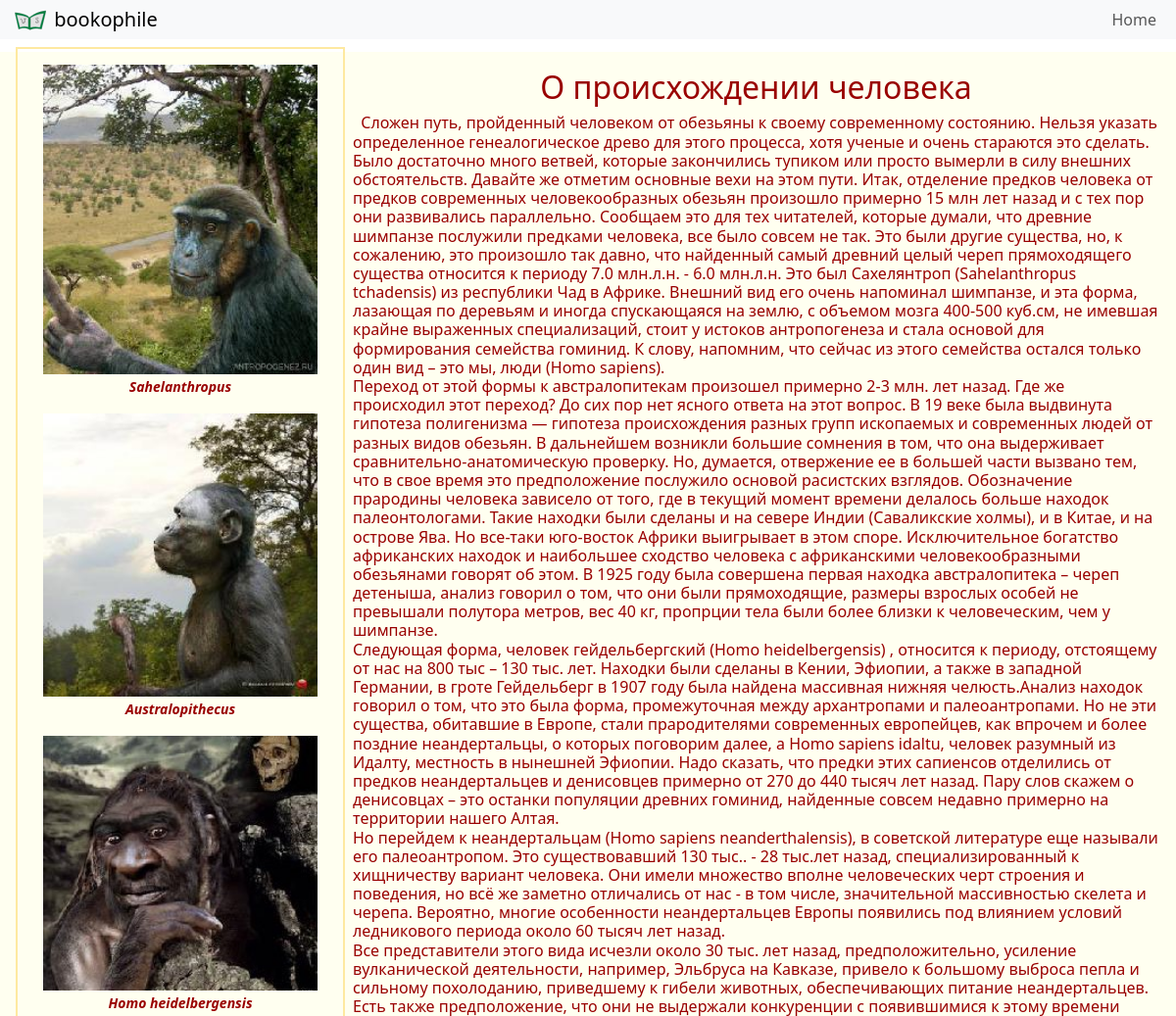
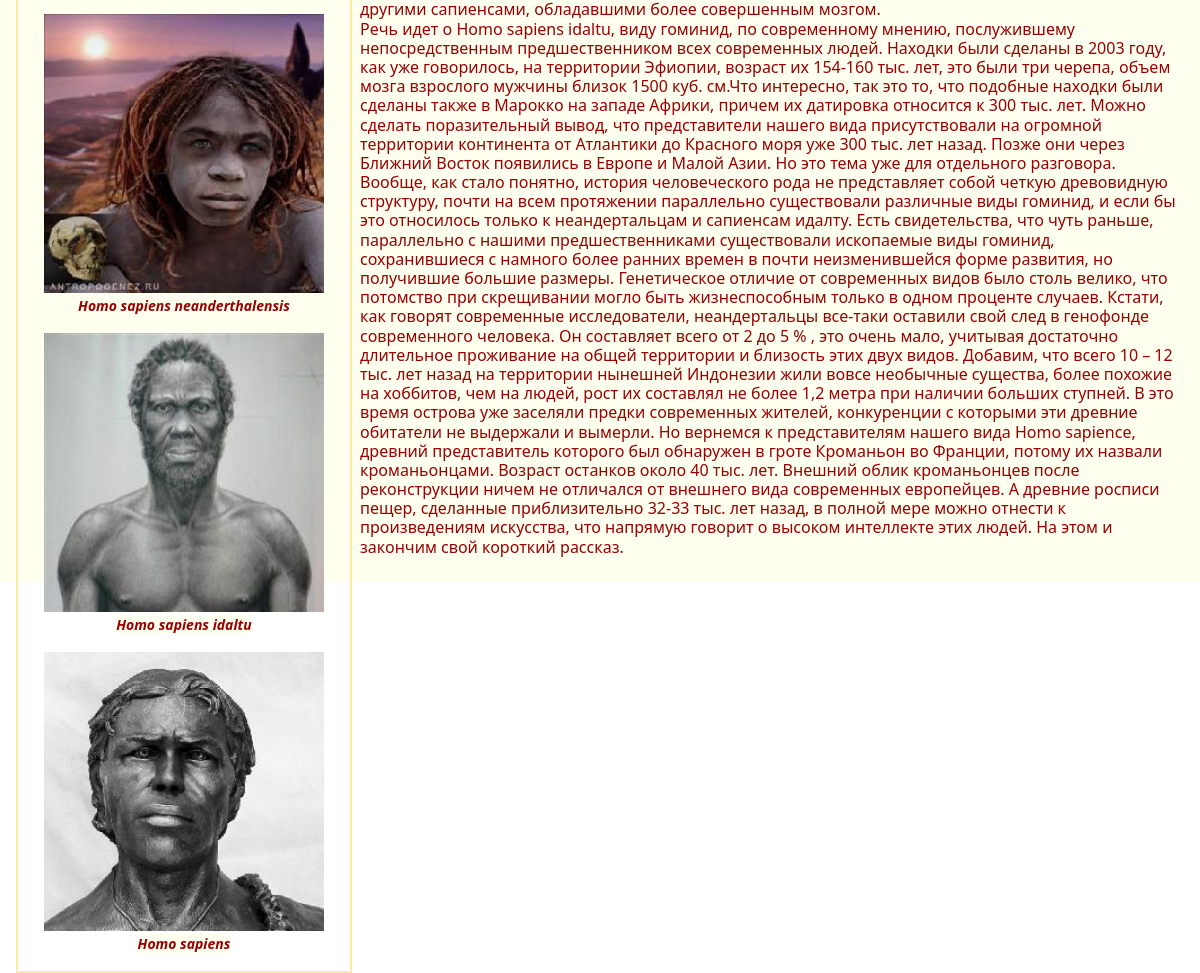
/articles/1/, run on the app's committed database (2 pictures, top to bottom).
### books/models.py (models this page shows, shortened)
class Artc(models.Model):
    ind=models.SmallIntegerField(default=0)
    title=models.CharField(max_length=70)
    capt1=models.CharField(max_length=70,blank=True,null=True)
    capt2=models.CharField(max_length=70,blank=True,null=True)
    capt3=models.CharField(max_length=70,blank=True,null=True)
    capt4=models.CharField(max_length=70,blank=True,null=True)
    capt5=models.CharField(max_length=70,blank=True,null=True)
    capt6=models.CharField(max_length=70,blank=True,null=True)
    content=models.TextField()
    picture1 = models.ImageField(upload_to="images/artc",blank=True,null=True)
    picture2 = models.ImageField(upload_to="images/artc",blank=True,null=True)
    picture3 = models.ImageField(upload_to="images/artc",blank=True,null=True)
    picture4 = models.ImageField(upload_to="images/artc",blank=True,null=True)
    picture5 = models.ImageField(upload_to="images/artc",blank=True,null=True)
    picture6 = models.ImageField(upload_to="images/artc",blank=True,null=True)
    views = models.ManyToManyField(Ip, related_name="artc_views", blank=True)

### books/views.py (the view)
# urls.py: path('articles/<int:artcid>/', artc),
def artc(request,artcid):
    a1 = Artc.objects.get(ind=artcid)
    ip = get_client_ip(request)
    if Ip.objects.filter(ip=ip).exists():
        a1.views.add(Ip.objects.get(ip=ip))
    else:
        Ip.objects.create(ip=ip)
        a1.views.add(Ip.objects.get(ip=ip))
    p_l=[[]]
    range=[[a1.picture1,a1.capt1],[a1.picture2,a1.capt2],[a1.picture3,a1.capt3],
	    [a1.picture4,a1.capt4],[a1.picture5,a1.capt5],[a1.picture6,a1.capt6]]
    print(range[1][1])
    for a in range:
        cort=()
        cort += (a[0],)
        cort += (a[1],)
        p_l.append(cort)
    print(p_l)
    return render(request, "books/artc.html", {"a1": a1, "picture_list":p_l})

### books/views.py (called while the page is built)
def get_client_ip(request):
    x_forwarded_for = request.META.get('HTTP_X_FORWARDED_FOR')
    if x_forwarded_for:
        ip = x_forwarded_for.split(',')[0]
    else:
        ip = request.META.get('REMOTE_ADDR') # В REMOTE_ADDR значение айпи пользователя
    return ip

### books/templates/books/artc.html (shortened to what this page needs)
{% extends 'base.html' %}
{% block homeactive %} active {% endblock homeactive %}
{% block load %}
{% load django_bootstrap5 %}
{% load static %}
{% bootstrap_css %}
{% endblock %}
{% block body %}
<br>
<br>
<div class="rectangle">
{% for x in picture_list %}
   <div class="pcture">
         {% if x.0 %}
		 <img alt="image 5_small.jpg "
          src="{% static 'images/image5_small.jpg' %}"
		  srcset="{{x.0.url}} 320w,
              {{x.0.url }} 800w,
              {{x.0.url }} 1066w"
 		  sizes="(min-width: 1066px) 100vw,
              (min-width: 767px)100vw,
              (min-width: 367px)100vw" >
         {% endif %}
   </div>
 <p style="display:block; padding: 0.0 em; text-align: center"><span class="stx">
        {% if x.1 %}
        {{x.1 | safe}}
        {% endif %}
 </span></p>
{% endfor %}
</div>
<div class="jumbotron"><h2 align="center">{{a1.title}}</h2><h6>&nbsp;&nbsp;{{a1.content | safe}}</h6></div>
{% endblock %}

### data on the page
Artc: capt1 "Sahelanthropus" "Australopithecus" "Homo heidelbergensis" "Homo sapiens neanderthalensis" "Homo sapiens idaltu" "Homo sapiens", title "О происхождении человека", content "Сложен путь, пройденный человеком от обезьяны к своему современному состоянию. Нельзя указать определенное генеалогическое древо для этого процесса, хотя ученые и очень стараются это сделать. Было достаточно много ветвей, которые закончились тупиком или просто вымерли в силу внешних обстоятельств. Давайте же отметим основные вехи на этом пути. Итак, отделение предков человека от предков современных человекообразных обезьян произошло примерно 15 млн лет назад и с тех пор они развивались параллельно. Сообщаем это для тех читателей, которые думали, что древние шимпанзе послужили предками человека, все было совсем не так. Это были другие существа, но, к сожалению, это произошло так давно, что…"
